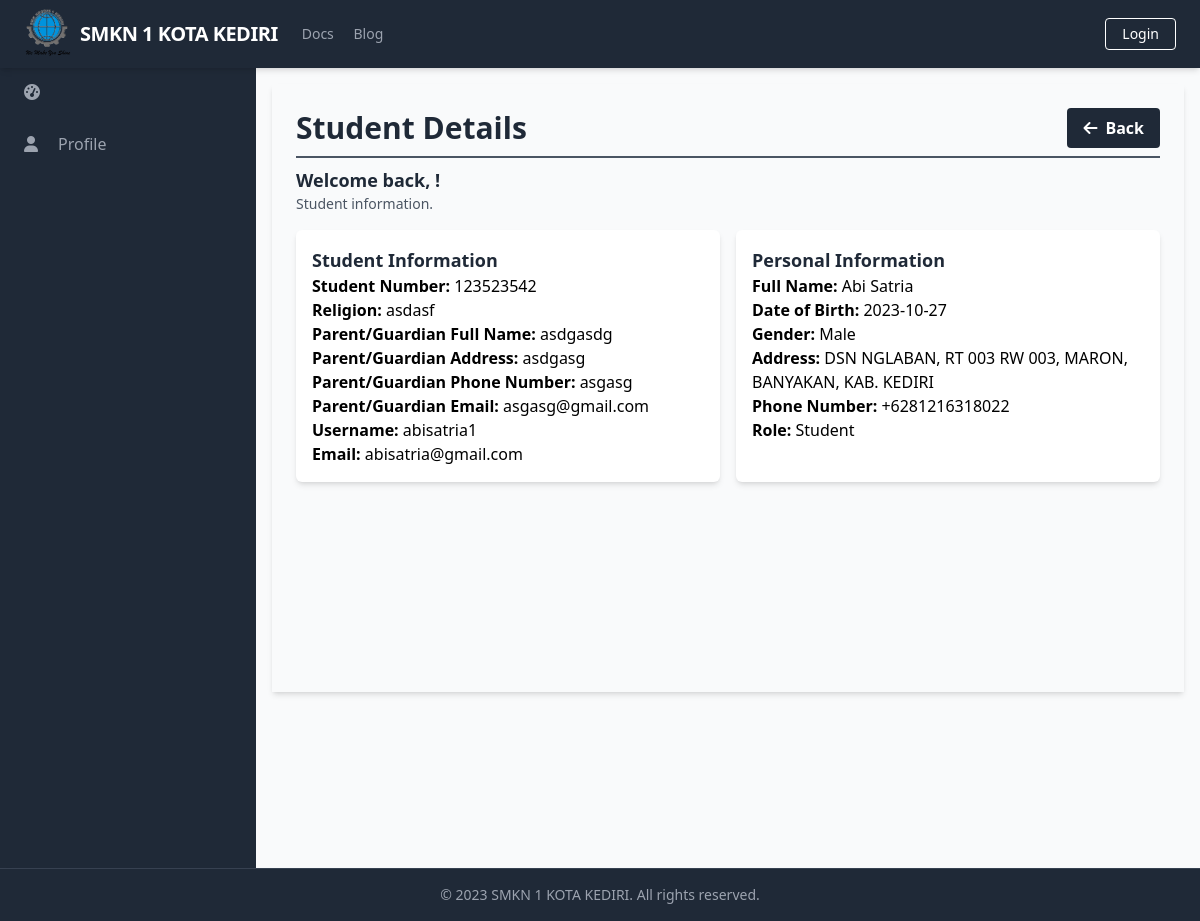
The app's page /manage_students/manage_students_detail.php?id=1, older data.
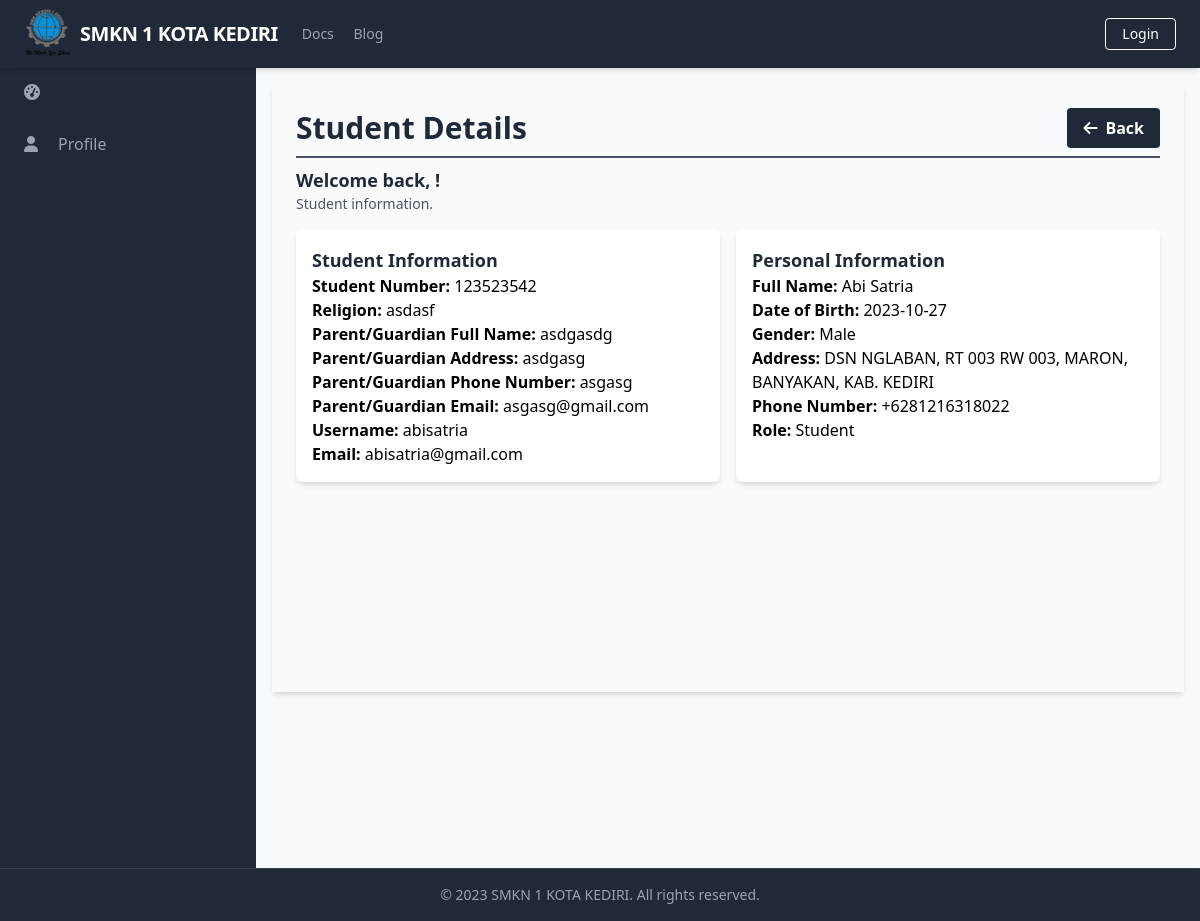
The same page, newer data.
### tables this page shows
CREATE TABLE `Students` (
  `StudentID` int(11) NOT NULL,
  `StudentNumber` varchar(20) DEFAULT NULL,
  `Religion` varchar(20) DEFAULT NULL,
  `ParentGuardianFullName` varchar(100) DEFAULT NULL,
  `ParentGuardianAddress` varchar(256) DEFAULT NULL,
  `ParentGuardianPhoneNumber` varchar(20) DEFAULT NULL,
  `ParentGuardianEmail` varchar(100) DEFAULT NULL,
  `ClassID` int(11) DEFAULT NULL,
  `UserID` int(11) DEFAULT NULL
);

CREATE TABLE `Users` (
  `UserID` int(11) NOT NULL,
  `Username` varchar(50) NOT NULL,
  `Password` varchar(255) NOT NULL,
  `Email` varchar(100) NOT NULL,
  `FullName` varchar(100) DEFAULT NULL,
  `DateOfBirth` date DEFAULT NULL,
  `Gender` varchar(10) DEFAULT NULL,
  `Address` text DEFAULT NULL,
  `PhoneNumber` varchar(20) DEFAULT NULL,
  `RoleID` int(11) DEFAULT NULL,
  `AccountCreationDate` timestamp NOT NULL DEFAULT current_timestamp() ON UPDATE current_timestamp(),
  `LastLogin` datetime DEFAULT NULL,
  `AccountStatus` varchar(20) DEFAULT NULL,
  `ProfilePictureURL` varchar(255) DEFAULT NULL,
  `ActivationStatus` varchar(20) DEFAULT NULL
);

CREATE TABLE `Role` (
  `RoleID` int(11) NOT NULL,
  `RoleName` varchar(50) NOT NULL
);

### public/manage_students/manage_students_detail.php (the view, shortened to what this page needs)
<?php
require_once('../../database/connection.php');
$errors = array();
$studentData = array();
if (isset($_GET['id'])) {
    $studentID = $_GET['id'];
    $query = "SELECT s.StudentID, s.StudentNumber, s.Religion, s.ParentGuardianFullName, s.ParentGuardianAddress, s.ParentGuardianPhoneNumber, s.ParentGuardianEmail, u.Username, u.Email, u.FullName, u.DateOfBirth, u.Gender, u.Address, u.PhoneNumber, r.RoleName
              FROM Students s
              LEFT JOIN Users u ON s.UserID = u.UserID
              LEFT JOIN Role r ON u.RoleID = r.RoleID
              WHERE s.StudentID = $studentID";
    $result = $conn->query($query);
    if ($result->num_rows > 0) {
        $studentData = $result->fetch_assoc();
    } else {
        $errors[] = "Student not found.";
    }
}
?>
<?php include_once('../components/header.php'); ?>
<div class="h-screen flex flex-col">
    <?php include('../components/navbar.php'); ?>
    <div class="flex-grow bg-gray-50 flex flex-row shadow-md">
        <?php include('../components/sidebar.php'); ?>
        <main class="bg-gray-50 flex flex-col flex-1 overflow-y-scroll h-screen flex-shrink-0 sc-hide pb-40">
            <div class="flex items-start justify-start p-6 shadow-md m-4 flex-1 flex-col">
                <div class="flex flex-row justify-between items-center w-full border-b-2 border-gray-600 mb-2 pb-2">
                    <h1 class="text-3xl text-gray-800 font-semibold w-full">Student Details</h1>
                    <div class="flex flex-row justify-end items-center">
                        <a href="../manage_students/manage_students_list.php" class="bg-gray-800 hover:bg-gray-700 text-white font-bold py-2 px-4 rounded inline-flex items-center space-x-2">
                            <i class="fas fa-arrow-left"></i>
                            <span>Back</span>
                        </a>
                    </div>
                </div>
                <div class="flex flex-col w-full">
                    <div class="flex flex-row justify-between items-center w-full mb-2 pb-2">
                        <div>
                            <h2 class="text-lg text-gray-800 font-semibold">Welcome back, <?php echo $_SESSION['FullName']; ?>!</h2>
                            <p class="text-gray-600 text-sm">Student information.</p>
                        </div>
                    </div>
                    <?php if (!empty($studentData)) : ?>
                        <div class="grid grid-cols-2 gap-4">
                            <div class="bg-white shadow-md p-4 rounded-md">
                                <h3 class="text-lg font-semibold text-gray-800">Student Information</h3>
                                <p><strong>Student Number:</strong> <?php echo $studentData['StudentNumber']; ?></p>
                                <p><strong>Religion:</strong> <?php echo $studentData['Religion']; ?></p>
                                <p><strong>Parent/Guardian Full Name:</strong> <?php echo $studentData['ParentGuardianFullName']; ?></p>
                                <p><strong>Parent/Guardian Address:</strong> <?php echo $studentData['ParentGuardianAddress']; ?></p>
                                <p><strong>Parent/Guardian Phone Number:</strong> <?php echo $studentData['ParentGuardianPhoneNumber']; ?></p>
                                <p><strong>Parent/Guardian Email:</strong> <?php echo $studentData['ParentGuardianEmail']; ?></p>
                                <p><strong>Username:</strong> <?php echo $studentData['Username']; ?></p>
                                <p><strong>Email:</strong> <?php echo $studentData['Email']; ?></p>
                            </div>
                            <div class="bg-white shadow-md p-4 rounded-md">
                                <h3 class="text-lg font-semibold text-gray-800">Personal Information</h3>
                                <p><strong>Full Name:</strong> <?php echo $studentData['FullName']; ?></p>
                                <p><strong>Date of Birth:</strong> <?php echo $studentData['DateOfBirth']; ?></p>
                                <p><strong>Gender:</strong> <?php echo $studentData['Gender']; ?></p>
                                <p><strong>Address:</strong> <?php echo $studentData['Address']; ?></p>
                                <p><strong>Phone Number:</strong> <?php echo $studentData['PhoneNumber']; ?></p>
                                <p><strong>Role:</strong> <?php echo $studentData['RoleName']; ?></p>
                            </div>
                        </div>
                    <?php else : ?>
                        <div class="bg-white shadow-md p-4 rounded-md">
                            <p>No student data available.</p>
                        </div>
                    <?php endif; ?>
                </div>
            </div>
        </main>
    </div>
    <?php include('../components/footer.php'); ?>
</div>
</body>
</html>

Row changes from the older to the newer data that the page shows:
changed through a linked row, students "asdasf": UserID.Username "abisatria1" → "abisatria"
